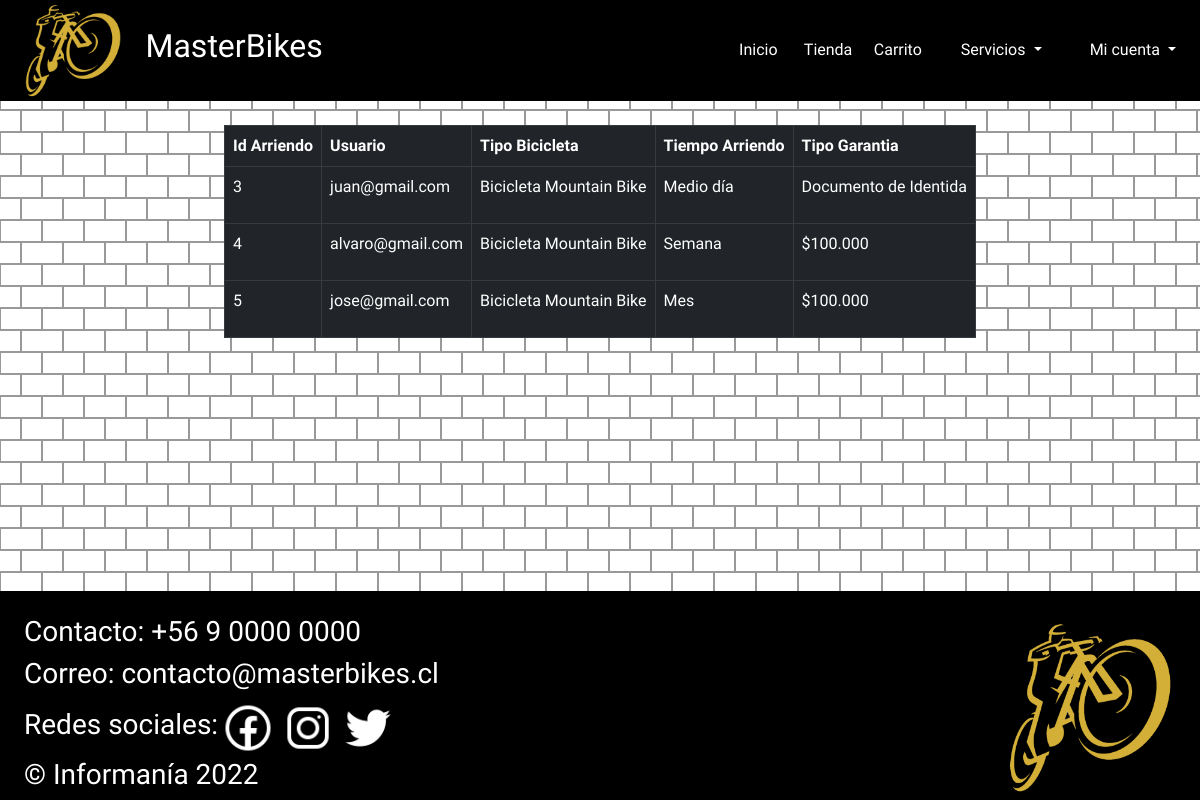
Page /crud_arriendo on the earlier database version.
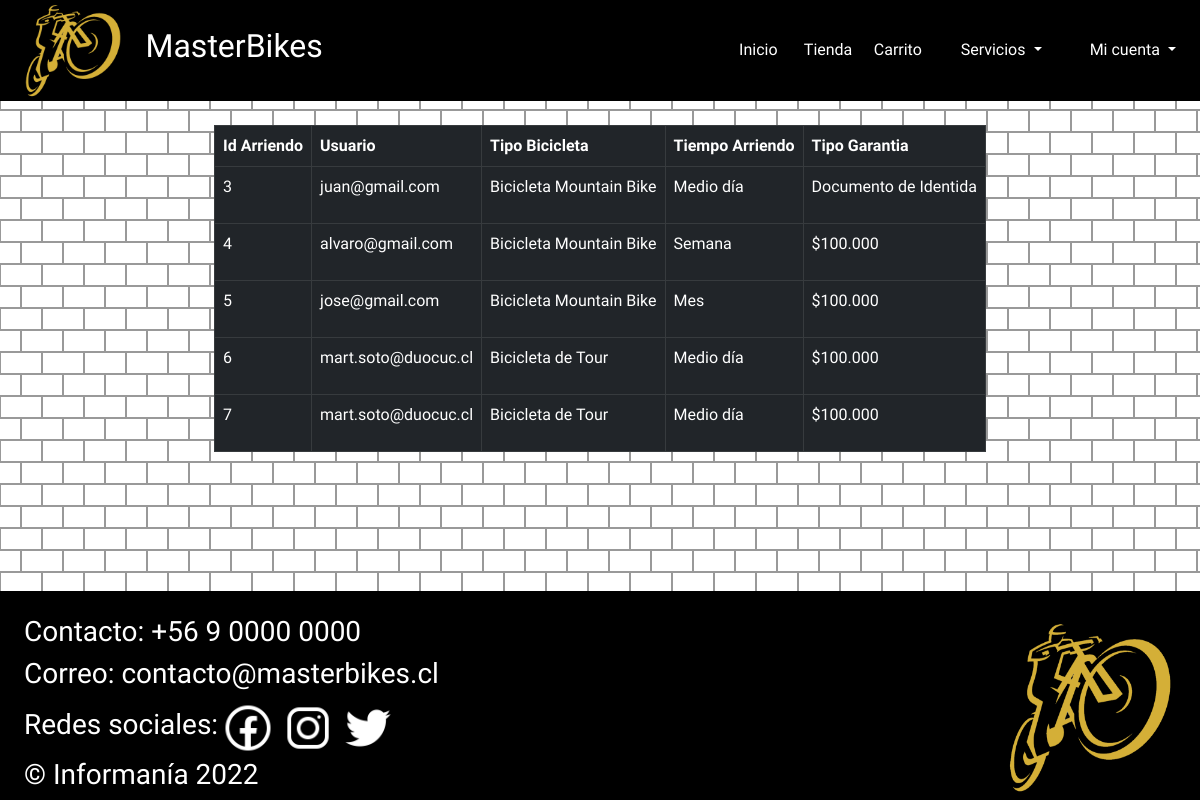
Same page on the later database version.
### app/models.py (models this page shows)
class Reserva_arriendo(models.Model):
    id_arriendo = models.AutoField(primary_key=True)
    tipo_bici = models.CharField(max_length=30)
    tiempo_arriendo = models.CharField(max_length=30)
    tipo_garantia = models.CharField(max_length=30)
    usuario = models.EmailField(null=False)

### app/views.py (the view)
# urls.py: path('crud_arriendo', arriendos, name='crud_arriendo'),
def arriendos(request):
    arriendo = Reserva_arriendo.objects.all()
    return render(request, 'app/crud_arriendo.html',{"arriendo":arriendo})

### app/templates/app/crud_arriendo.html (shortened to what this page needs)
{% extends "app/layout.html" %}
{% block content %}
    <div id="arriendo">
        <div class="container mt-4">
            <table class="table table-bordered table-dark">
                <thead>
                    <tr>
                        <th scope="col">Id Arriendo</th>
                        <th scope="col">Usuario</th>
                        <th scope="col">Tipo Bicicleta</th>
                        <th scope="col">Tiempo Arriendo</th>
                        <th scope="col">Tipo Garantia</th>
                    </tr>
                    {% for r_a in arriendo %}
                    <tr>
                        <td>
                            <p>{{r_a.id_arriendo}}</p>
                        </td>
                        <td><p>{{r_a.usuario}}</p>
                        </td>
                        <td>
                            <p>{{r_a.tipo_bici}}</p>
                        </td>
                        <td>
                            <p>{{r_a.tiempo_arriendo}}</p>
                        </td>
                        <td>
                            <p>{{r_a.tipo_garantia}}</p>
                        </td>
                    </tr>
                    {% endfor %}
                </thead>
            </table>
        </div>
    </div>
{% endblock %}

Differences in the rows shown:
added Reserva_arriendo: id_arriendo "6", usuario "mart.soto@duocuc.cl", tipo_bici "Bicicleta de Tour", tiempo_arriendo "Medio día", tipo_garantia "$100.000"
added Reserva_arriendo: id_arriendo "7", usuario "mart.soto@duocuc.cl", tipo_bici "Bicicleta de Tour", tiempo_arriendo "Medio día", tipo_garantia "$100.000"
